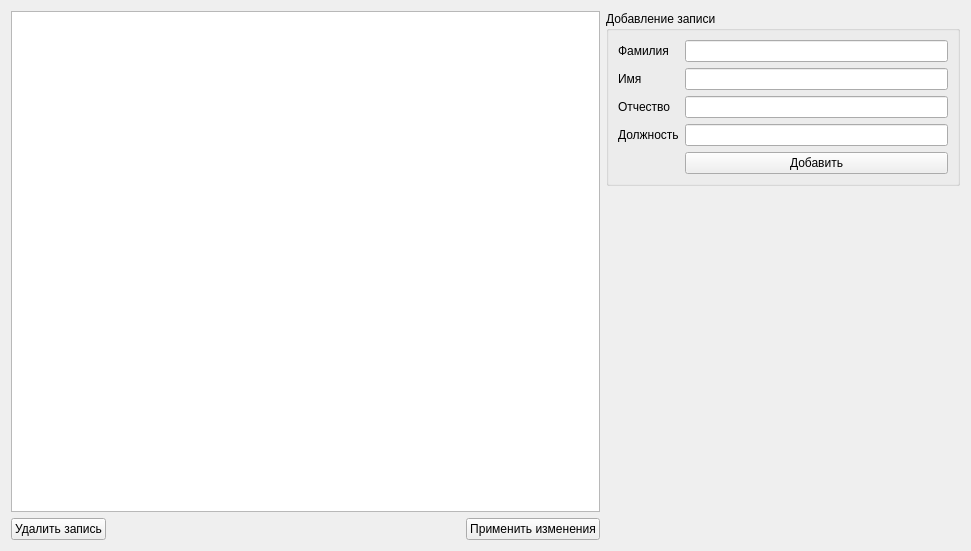
<?xml version="1.0" encoding="UTF-8"?>
<ui version="4.0">
 <class>TeacherEditWidget</class>
 <widget class="QWidget" name="TeacherEditWidget">
  <property name="geometry">
   <rect>
    <x>0</x>
    <y>0</y>
    <width>971</width>
    <height>551</height>
   </rect>
  </property>
  <property name="windowTitle">
   <string>Form</string>
  </property>
  <layout class="QHBoxLayout" name="horizontalLayout_2" stretch="5,3">
   <item>
    <layout class="QVBoxLayout" name="verticalLayout_2">
     <item>
      <widget class="QTableView" name="tableView"/>
     </item>
     <item>
      <layout class="QHBoxLayout" name="horizontalLayout">
       <item>
        <widget class="QPushButton" name="removePushButton">
         <property name="text">
          <string>Удалить запись</string>
         </property>
        </widget>
       </item>
       <item>
        <spacer name="horizontalSpacer">
         <property name="orientation">
          <enum>Qt::Horizontal</enum>
         </property>
         <property name="sizeHint" stdset="0">
          <size>
           <width>40</width>
           <height>20</height>
          </size>
         </property>
        </spacer>
       </item>
       <item>
        <widget class="QPushButton" name="applyPushButton">
         <property name="text">
          <string>Применить изменения</string>
         </property>
        </widget>
       </item>
      </layout>
     </item>
    </layout>
   </item>
   <item>
    <layout class="QVBoxLayout" name="verticalLayout" stretch="1,3">
     <item>
      <widget class="QGroupBox" name="groupBox">
       <property name="title">
        <string>Добавление записи</string>
       </property>
       <layout class="QFormLayout" name="formLayout">
        <item row="0" column="0">
         <widget class="QLabel" name="surnameLabel">
          <property name="text">
           <string>Фамилия</string>
          </property>
         </widget>
        </item>
        <item row="0" column="1">
         <widget class="QLineEdit" name="surnameLineEdit"/>
        </item>
        <item row="1" column="0">
         <widget class="QLabel" name="nameLabel">
          <property name="text">
           <string>Имя</string>
          </property>
         </widget>
        </item>
        <item row="1" column="1">
         <widget class="QLineEdit" name="nameLineEdit"/>
        </item>
        <item row="2" column="0">
         <widget class="QLabel" name="secondNameLabel">
          <property name="text">
           <string>Отчество</string>
          </property>
         </widget>
        </item>
        <item row="3" column="0">
         <widget class="QLabel" name="positionLabel">
          <property name="text">
           <string>Должность</string>
          </property>
         </widget>
        </item>
        <item row="4" column="1">
         <widget class="QPushButton" name="addPushButton">
          <property name="text">
           <string>Добавить</string>
          </property>
         </widget>
        </item>
        <item row="2" column="1">
         <widget class="QLineEdit" name="secondNameLineEdit"/>
        </item>
        <item row="3" column="1">
         <widget class="QLineEdit" name="positionLineEdit"/>
        </item>
       </layout>
      </widget>
     </item>
     <item>
      <spacer name="verticalSpacer">
       <property name="orientation">
        <enum>Qt::Vertical</enum>
       </property>
       <property name="sizeHint" stdset="0">
        <size>
         <width>20</width>
         <height>40</height>
        </size>
       </property>
      </spacer>
     </item>
    </layout>
   </item>
  </layout>
 </widget>
 <resources/>
 <connections/>
</ui>
